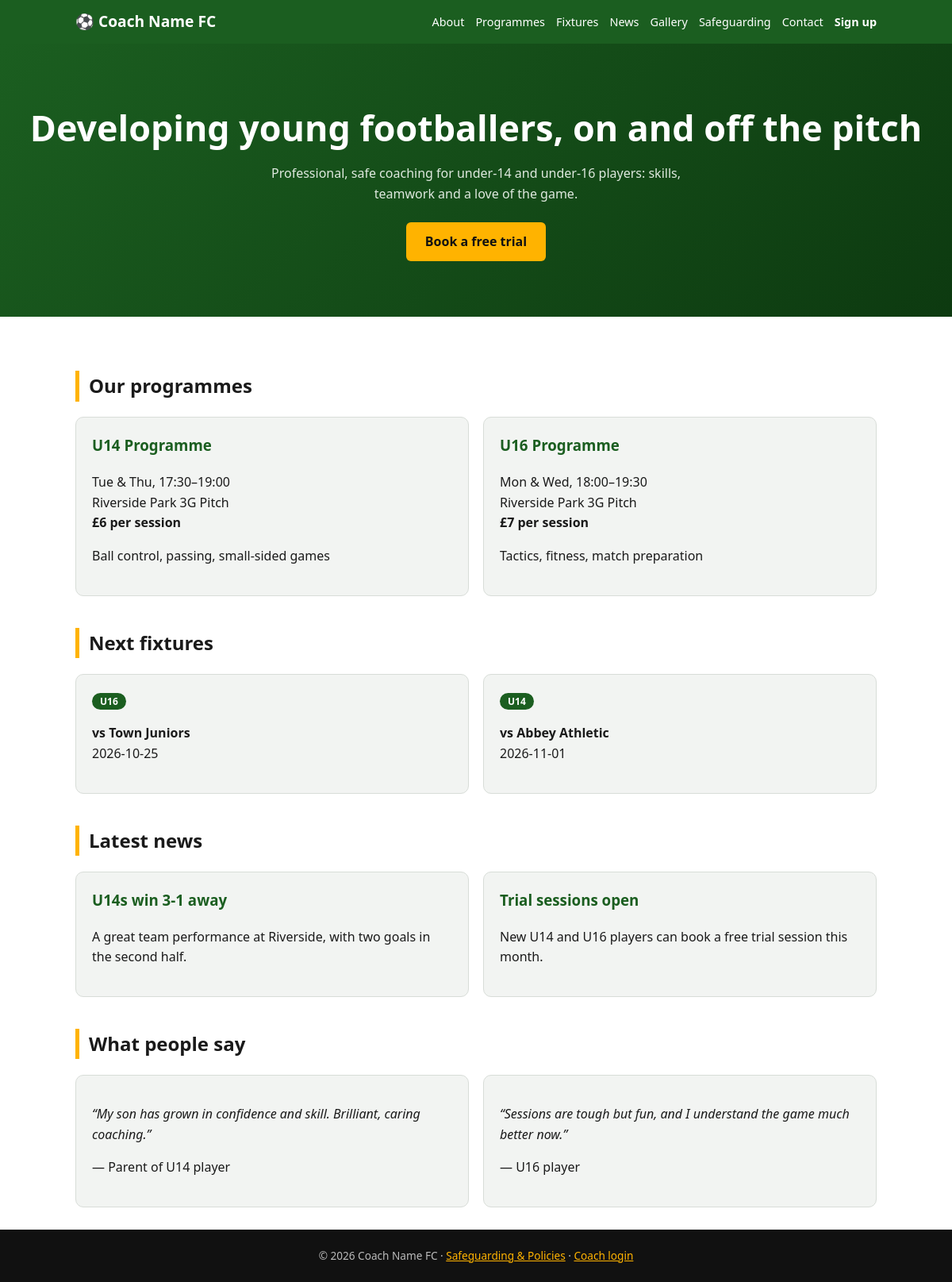
The page / on the database its author committed.
### tables this page shows
CREATE TABLE programmes(id INTEGER PRIMARY KEY, age_group TEXT, days TEXT, time TEXT, venue TEXT, price TEXT, focus TEXT);

CREATE TABLE fixtures(id INTEGER PRIMARY KEY AUTOINCREMENT, age_group TEXT, opponent TEXT, match_date TEXT, home INTEGER DEFAULT 1, score TEXT);

CREATE TABLE news(id INTEGER PRIMARY KEY AUTOINCREMENT, title TEXT NOT NULL, body TEXT NOT NULL, created TEXT DEFAULT CURRENT_TIMESTAMP);

CREATE TABLE testimonials(id INTEGER PRIMARY KEY, author TEXT, quote TEXT);

### app.py (the view)
@app.route("/")
def index():
    return render_template("index.html", progs=q("SELECT * FROM programmes"),
        news=q("SELECT * FROM news ORDER BY created DESC LIMIT 3"),
        fixtures=q("SELECT * FROM fixtures WHERE score IS NULL ORDER BY match_date LIMIT 3"),
        quotes=q("SELECT * FROM testimonials"))

### app.py (called while the page is built)
def db():
    if "db" not in g:
        g.db = sqlite3.connect(DB)
        g.db.row_factory = sqlite3.Row
    return g.db

@app.before_request
def csrf_check():
    if request.method == "POST" and request.form.get("_t") != session.get("t"):
        abort(400)

@app.context_processor
def inject():
    session.setdefault("t", os.urandom(16).hex())
    return {"tok": session["t"], "admin": session.get("admin")}

def q(sql, *a): return db().execute(sql, a).fetchall()

### templates/index.html
{% extends "base.html" %}{% block hero %}<section class="hero"><h1>Developing young footballers, on and off the pitch</h1>
<p>Professional, safe coaching for under-14 and under-16 players: skills, teamwork and a love of the game.</p><a class="btn" href="{{ url_for('signup') }}">Book a free trial</a></section>{% endblock %}
{% block body %}<h2>Our programmes</h2><div class="grid">{% for p in progs %}<div class="card"><h3>{{ p.age_group }} Programme</h3>
<p>{{ p.days }}, {{ p.time }}<br>{{ p.venue }}<br><b>{{ p.price }}</b></p><p>{{ p.focus }}</p></div>{% endfor %}</div>
<h2>Next fixtures</h2>{% if fixtures %}<div class="grid">{% for f in fixtures %}<div class="card"><span class="tag">{{ f.age_group }}</span><p><b>{{ 'vs' if f.home else '@' }} {{ f.opponent }}</b><br>{{ f.match_date }}</p></div>{% endfor %}</div>{% else %}<p>No upcoming fixtures yet.</p>{% endif %}
<h2>Latest news</h2><div class="grid">{% for n in news %}<div class="card"><h3>{{ n.title }}</h3><p>{{ n.body }}</p></div>{% endfor %}</div>
<h2>What people say</h2><div class="grid">{% for t in quotes %}<div class="card"><p class="quote">“{{ t.quote }}”</p><p>— {{ t.author }}</p></div>{% endfor %}</div>{% endblock %}

### templates/base.html (shortened to what this page needs)
<!DOCTYPE html><html lang="en"><head><meta charset="UTF-8"><meta name="viewport" content="width=device-width,initial-scale=1">
<link rel="stylesheet" href="{{ url_for('static', filename='style.css') }}"></head><body>
<header><div class="bar"><a class="logo" href="{{ url_for('index') }}">⚽ Coach Name FC</a><nav>
<a href="{{ url_for('about') }}">About</a><a href="{{ url_for('programmes') }}">Programmes</a><a href="{{ url_for('fixtures') }}">Fixtures</a>
<a href="{{ url_for('news') }}">News</a><a href="{{ url_for('gallery') }}">Gallery</a><a href="{{ url_for('safeguarding') }}">Safeguarding</a>
<a href="{{ url_for('contact') }}">Contact</a><a href="{{ url_for('signup') }}"><b>Sign up</b></a></nav></div></header>
{% block hero %}{% endblock %}
<main>{% for cat, m in get_flashed_messages(with_categories=true) %}<div class="flash {{ cat }}">{{ m }}</div>{% endfor %}{% block body %}{% endblock %}</main>
<footer>© 2026 Coach Name FC · <a href="{{ url_for('safeguarding') }}">Safeguarding &amp; Policies</a> · <a href="{{ url_for('login') }}">Coach login</a></footer></body></html>

### static/style.css (style rules this page uses)
:root { --g:#1B5E20;--g2:#0d3a10;--a:#FFB300;--bg:#fff;--t:#1a1a1a;--m:#555;--c:#f2f4f2;--b:#d8ddd8 }
* { box-sizing:border-box }
body { margin:0;font-family:system-ui,Arial,sans-serif;background:var(--bg);color:var(--t);line-height:1.6 }
a { color:var(--g) }
header { background:var(--g);position:sticky;top:0;z-index:5 }
.bar { max-width:1050px;margin:auto;padding:12px 20px;display:flex;justify-content:space-between;align-items:center;flex-wrap:wrap;gap:8px }
.logo { color:#fff;font-weight:800;text-decoration:none;font-size:1.2rem }
nav { display:flex;gap:14px;flex-wrap:wrap }
nav a { color:#fff;text-decoration:none;font-size:.9rem }
main { max-width:1050px;margin:auto;padding:28px 20px }
.hero { background:linear-gradient(135deg,var(--g),var(--g2));color:#fff;text-align:center;padding:70px 20px }
.hero h1 { font-size:clamp(1.8rem,5vw,2.8rem);margin:0 0 10px }
.hero p { max-width:520px;margin:0 auto 22px;color:#dfe9df }
.btn { display:inline-block;background:var(--a);color:#111;border:0;padding:12px 24px;border-radius:6px;font-weight:700;font-size:1rem;cursor:pointer;text-decoration:none }
.grid { display:grid;grid-template-columns:repeat(auto-fit,minmax(250px,1fr));gap:18px }
.card { background:var(--c);border:1px solid var(--b);border-radius:10px;padding:20px }
.card h3 { margin-top:0;color:var(--g) }
.tag { background:var(--g);color:#fff;border-radius:20px;padding:2px 10px;font-size:.75rem;font-weight:700 }
h2 { border-left:5px solid var(--a);padding-left:12px;margin-top:40px }
.quote { font-style:italic }
footer { background:#111;color:#bbb;text-align:center;padding:22px;font-size:.85rem }
footer a { color:var(--a) }

### rows shown on the page
programmes: age_group "U14", days "Tue & Thu", time "17:30–19:00", venue "Riverside Park 3G Pitch", price "£6 per session", focus "Ball control, passing, small-sided games"
programmes: age_group "U16", days "Mon & Wed", time "18:00–19:30", venue "Riverside Park 3G Pitch", price "£7 per session", focus "Tactics, fitness, match preparation"
fixtures: age_group "U16", home "vs", opponent "Town Juniors", match_date "2026-10-25"
fixtures: age_group "U14", home "vs", opponent "Abbey Athletic", match_date "2026-11-01"
news: title "U14s win 3-1 away", body "A great team performance at Riverside, with two goals in the second half."
news: title "Trial sessions open", body "New U14 and U16 players can book a free trial session this month."
testimonials: quote "My son has grown in confidence and skill. Brilliant, caring coaching.", author "Parent of U14 player"
testimonials: quote "Sessions are tough but fun, and I understand the game much better now.", author "U16 player"
